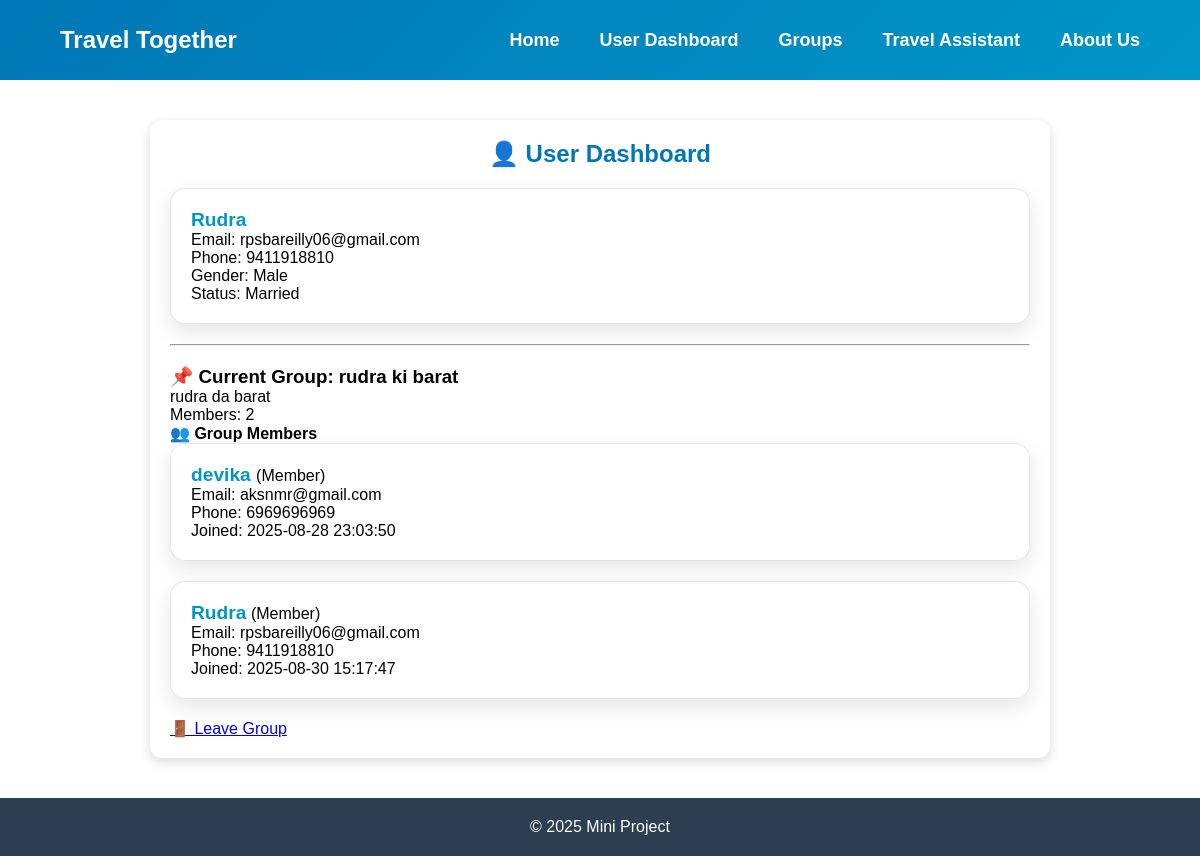
The app's page /user (signed in), older data.
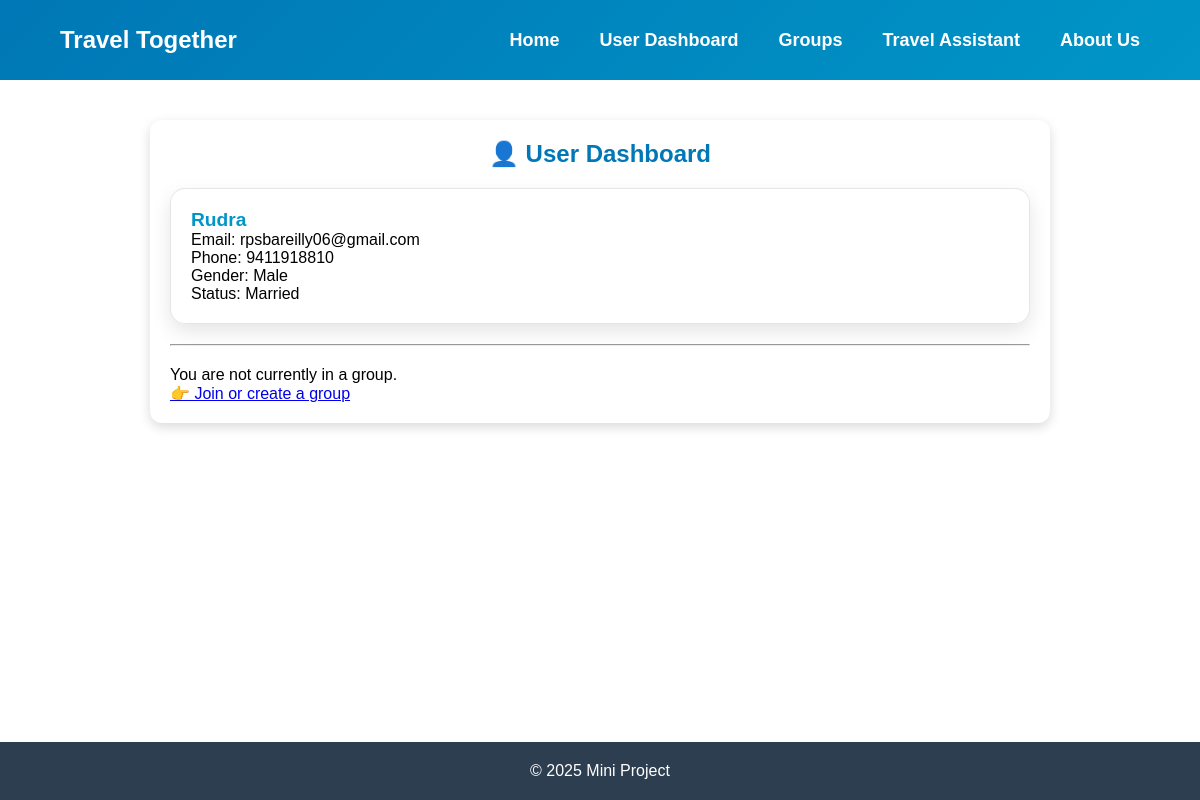
The same page, newer data.
### tables this page shows
CREATE TABLE Users (
        userid TEXT PRIMARY KEY,
        username TEXT UNIQUE NOT NULL,
        password TEXT NOT NULL,
        email TEXT UNIQUE NOT NULL,
        phone_no TEXT UNIQUE,
        gender TEXT CHECK(gender IN ('Male', 'Female', 'Other')),
        marital_status TEXT CHECK(marital_status IN ('Single', 'Married', 'Divorced', 'Widowed')),
        profile_picture TEXT,
        bio TEXT,
        current_group_id TEXT,
        created_at TEXT DEFAULT CURRENT_TIMESTAMP,
        FOREIGN KEY (current_group_id) REFERENCES Groups (group_id) ON DELETE SET NULL
    );

CREATE TABLE Groups (
        group_id TEXT PRIMARY KEY,
        group_name TEXT NOT NULL,
        group_description TEXT,
        group_type TEXT NOT NULL CHECK(group_type IN ('Public', 'Private')),
        owner_id TEXT NOT NULL,
        member_count INTEGER DEFAULT 1,
        member_list TEXT,
        created_at TEXT DEFAULT CURRENT_TIMESTAMP,
        FOREIGN KEY (owner_id) REFERENCES Users (userid) ON DELETE CASCADE
    );

CREATE TABLE GroupMembers (
        member_id TEXT PRIMARY KEY,
        group_id TEXT NOT NULL,
        user_id TEXT NOT NULL,
        username TEXT NOT NULL,
        joined_at TEXT DEFAULT CURRENT_TIMESTAMP,
        role TEXT DEFAULT 'Member' CHECK(role IN ('Owner', 'Admin', 'Member')),
        FOREIGN KEY (group_id) REFERENCES Groups (group_id) ON DELETE CASCADE,
        FOREIGN KEY (user_id) REFERENCES Users (userid) ON DELETE CASCADE,
        UNIQUE(group_id, user_id)
    );

### app.py (the view)
@app.route('/user')
def user():
    username = session.get("username")
    if not username:
        flash("⚠️ You must be logged in to view your dashboard.")
        return redirect("/auth")
    conn = database.get_db_connection()
    cursor = conn.cursor()
    cursor.execute("SELECT * FROM Users WHERE username=?", (username,))
    user_data = cursor.fetchone()
    group_data = None
    members = []
    if user_data and user_data['current_group_id']:
        group_data = database.get_user_group(user_data['userid'])
        if group_data:
            members = database.get_group_members(group_data['group_id'])
    conn.close()
    return render_template("user.html", user=user_data, group=group_data, members=members)

### database.py (called while the page is built)
def get_db_connection():
    conn = sqlite3.connect('travel_together.db')
    conn.row_factory = sqlite3.Row
    conn.execute("PRAGMA foreign_keys = ON;")
    return conn

def get_group_members(group_id):
    conn = get_db_connection()
    try:
        cursor = conn.cursor()
        cursor.execute("""
            SELECT gm.user_id, gm.username, gm.role, gm.joined_at,
                   u.email, u.phone_no
            FROM GroupMembers gm
            JOIN Users u ON gm.user_id = u.userid
            WHERE gm.group_id = ?
            ORDER BY gm.role DESC, gm.joined_at ASC
        """, (group_id,))
        return cursor.fetchall()
    except sqlite3.Error as e:
        print(f"ERROR: Could not get group members. {e}")
        return []
    finally:
        conn.close()

def get_user_group(user_id):
    conn = get_db_connection()
    try:
        cursor = conn.cursor()
        cursor.execute("""
            SELECT g.group_id, g.group_name, g.group_type, g.group_description,
                   g.member_count, g.member_list
            FROM Users u
            JOIN Groups g ON u.current_group_id = g.group_id
            WHERE u.userid = ?
        """, (user_id,))
        return cursor.fetchone()
    except sqlite3.Error as e:
        print(f"ERROR: Could not get user group. {e}")
        return None
    finally:
        conn.close()

### templates/user.html (shortened to what this page needs)
<!DOCTYPE html>
<html lang="en">
<head>
    <link rel="stylesheet" href="/static/style.css">
</head>
<body>
    <header class="navbar">
        <div class="logo">
            <p>Travel Together</p>
        </div>
        <nav class="nav-links">
            <a href="/home">Home</a>
            <a href="/user" class="active">User Dashboard</a>
            <a href="/groups">Groups</a>
            <a href="/travel">Travel Assistant</a>
            <a href="/about">About Us</a>
        </nav>
    </header>
    <main>
        <div class="groups-container">
            <h2>👤 User Dashboard</h2>
            <div class="group-item">
                <strong>{{ user['username'] }}</strong><br>
                <span>Email: {{ user['email'] }}</span><br>
                {% if user['phone_no'] %}<span>Phone: {{ user['phone_no'] }}</span><br>{% endif %}
                {% if user['gender'] %}<span>Gender: {{ user['gender'] }}</span><br>{% endif %}
                {% if user['marital_status'] %}<span>Status: {{ user['marital_status'] }}</span><br>{% endif %}
            </div>
            <hr style="margin:20px 0;">
            {% if group %}
                <h3>📌 Current Group: {{ group['group_name'] }}</h3>
                <p>{{ group['group_description'] or "No description" }}</p>
                <p>Members: {{ group['member_count'] }}</p>
                <h4>👥 Group Members</h4>
                <ul class="group-list">
                    {% for member in members %}
                        <li class="group-item">
                            <strong>{{ member['username'] }}</strong>
                            <span>({{ member['role'] }})</span><br>
                            <span>Email: {{ member['email'] }}</span><br>
                            {% if member['phone_no'] %}<span>Phone: {{ member['phone_no'] }}</span><br>{% endif %}
                            <span>Joined: {{ member['joined_at'] }}</span>
                        </li>
                    {% endfor %}
                </ul>
                <div style="margin-top:20px;">
                    <a href="/groups/leave">🚪 Leave Group</a>
                </div>
            {% else %}
                <p>You are not currently in a group.</p>
                <a href="/groups">👉 Join or create a group</a>
            {% endif %}
        </div>
    </main>
    <footer>
        <div class="main-contain">
            <p>&copy; 2025 Mini Project</p>
        </div>
    </footer>
</body>
</html>

### static/style.css (style rules this page uses)
* { margin: 0; padding: 0; box-sizing: border-box; font-family: Arial, Helvetica, sans-serif; }
body { display: flex; flex-direction: column; min-height: 100vh; }
main { flex-grow: 1; position: relative; }
.navbar { display: flex; justify-content: space-between; align-items: center; width: 100%; padding: 0 5%; height: 80px; background: linear-gradient(135deg, #0077b6, #0096c7); color: white; position: relative; }
.logo { font-size: 24px; font-weight: bold; }
.nav-links { display: flex; gap: 40px; }
.nav-links a { color: white; text-decoration: none; font-size: 18px; font-weight: 600; padding: 5px 0; transition: text-shadow 0.3s, color 0.3s; }
footer { background-color: #2c3e50; color: white; text-align: center; padding: 20px; }
.groups-container { width: 80%; max-width: 900px; margin: 40px auto; padding: 20px; background: #fff; border-radius: 12px; box-shadow: 0px 4px 12px rgba(0,0,0,0.15); }
.groups-container h2 { margin-bottom: 20px; color: #0077b6; text-align: center; }
.group-item { background: #f9f9f9; padding: 15px 20px; border-radius: 10px; border: 1px solid #e1e1e1; transition: transform 0.2s, box-shadow 0.2s; }
.group-item strong { font-size: 1.2rem; color: #0096c7; }
.group-item { background: rgba(255, 255, 255, 0.9); backdrop-filter: blur(10px); padding: 20px; border-radius: 15px; border: 1px solid rgba(0,0,0,0.1); box-shadow: 0 8px 20px rgba(0,0,0,0.1); transition: transform 0.3s ease, box-shadow 0.3s ease; }

Row changes from the older to the newer data that the page shows:
no longer on this page (row edited): Groups: group_name "rudra ki barat", group_description "rudra da barat", member_count "2"
no longer on this page (row unchanged): GroupMembers: username "devika", role "Member", email "aksnmr@gmail.com", phone_no "6969696969", joined_at "2025-08-28 23:03:50"
removed GroupMembers: username "Rudra", role "Member", email "rpsbareilly06@gmail.com", phone_no "9411918810", joined_at "2025-08-30 15:17:47"
Text that changed along with them:
text no longer shown: "📌 Current Group: Members: 👥 Group Members 🚪 Leave Group"
text now shown: "You are not currently in a group. 👉 Join or create a group"
